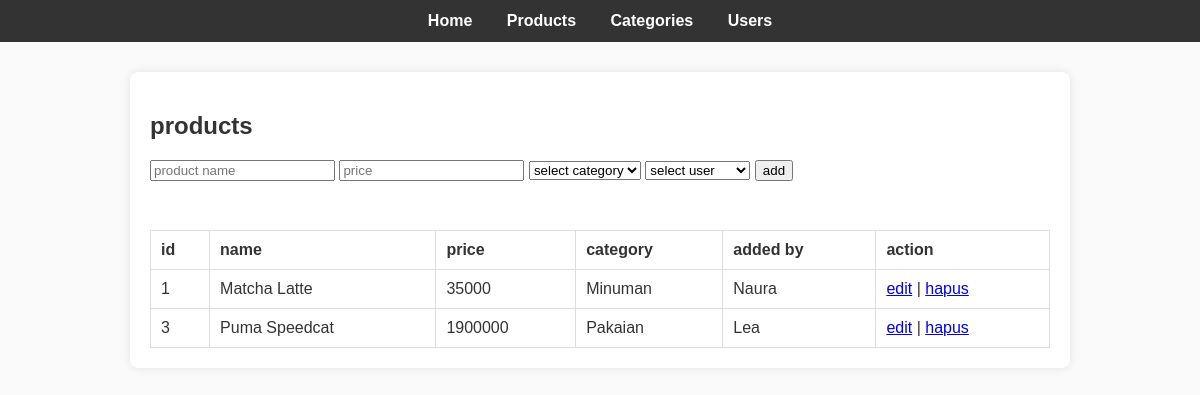
Screenshot of /catalog_app/view/products.php with the database file from the repository.
### tables this page shows
CREATE TABLE `product` (
  `id` int(11) NOT NULL,
  `name` varchar(150) NOT NULL,
  `price` int(11) NOT NULL,
  `category_id` int(11) DEFAULT NULL,
  `user_id` int(11) NOT NULL
);

CREATE TABLE `category` (
  `id` int(11) NOT NULL,
  `name` varchar(100) NOT NULL
);

CREATE TABLE `user` (
  `id` int(11) NOT NULL,
  `name` varchar(50) NOT NULL,
  `password` varchar(255) NOT NULL
);

### catalog_app/class/Product.php (called while the page is built, shortened)
<?php
require_once __DIR__ . "/../config/db.php";
class Product {
    private $conn;
    public function __construct() {
        $database = new Database();
        $this->conn = $database->conn;
    }
    public function getAll() {
        $query = $this->conn->prepare("
            SELECT product.*, category.name AS category_name, user.name AS user_name
            FROM product
            JOIN category ON product.category_id = category.id
            JOIN user ON product.user_id = user.id
        ");
        $query->execute();
        return $query->get_result();
    }
}

### catalog_app/config/db.php (called while the page is built, shortened)
<?php
class Database {
    private $host = "localhost";
    private $user = "root";
    private $pass = "";
    private $dbname = "catalog_db";
    public function __construct() {
        try {
            $this->conn = new mysqli($this->host, $this->user, $this->pass, $this->dbname);
        } catch (Exception $e) {
            die("koneksi gagal: " . $e->getMessage());
        }
    }
}

### catalog_app/view/products.php (the view, shortened to what this page needs)
<?php
require_once "../class/Product.php";
$product = new Product();
$edit_data = null;
$products = $product->getAll();
?>
<?php include "header.php"; ?>
<h2>products</h2>
<form method="POST">
    <input type="text" name="name" placeholder="product name"
           value="<?= $edit_data ? $edit_data['name'] : ''; ?>" required>
    <input type="number" step="0.01" name="price" placeholder="price"
           value="<?= $edit_data ? $edit_data['price'] : ''; ?>" required>
    <select name="category_id" required>
        <option value="">select category</option>
    </select>
    <select name="user_id" required>
        <option value="">select user</option>
    </select>
    <?php if ($edit_data) { ?>
        <button type="submit" name="update">update</button>
        <a href="products.php">cancel</a>
    <?php } else { ?>
        <button type="submit" name="add">add</button>
    <?php } ?>
</form>
<br>
<table border="1" cellpadding="8">
    <tr>
        <th>id</th>
        <th>name</th>
        <th>price</th>
        <th>category</th>
        <th>added by</th>
        <th>action</th>
    </tr>
    <?php while ($row = $products->fetch_assoc()) { ?>
    <tr>
        <td><?= $row['id']; ?></td>
        <td><?= $row['name']; ?></td>
        <td><?= $row['price']; ?></td>
        <td><?= $row['category_name']; ?></td>
        <td><?= $row['user_name']; ?></td>
        <td>
            <a href="?edit=<?= $row['id']; ?>">edit</a> |
            <a href="?delete=<?= $row['id']; ?>" onclick="return confirm('yakin hapus data ini?')">hapus</a>
        </td>
    </tr>
    <?php } ?>
</table>

### catalog_app/style.css (style rules this page uses)
table { width: 100%; border-collapse: collapse; margin-top: 15px; }
table, th, td { border: 1px solid #ddd; }
th, td { padding: 10px; text-align: left; }

### rows the page displays
product: id "1", name "Matcha Latte", price "35000", category.name "Minuman", user.name "Naura"
product: id "3", name "Puma Speedcat", price "1900000", category.name "Pakaian", user.name "Lea"
